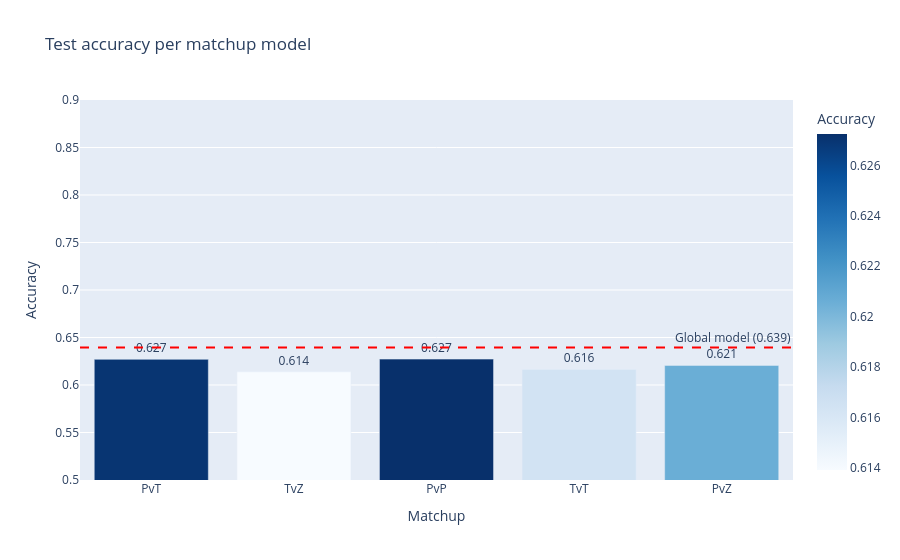

Write notebook code for a chart like this one.
### Markdown cell above
---
## Step 7 - Compare all matchup models

### Code cell
results_df = pd.DataFrame(matchup_results).sort_values("test_auc", ascending=False)
print(results_df.to_string(index=False))

fig = px.bar(
    results_df[results_df["matchup"] != "global"],
    x="matchup", y="test_acc", text="test_acc",
    title="Test accuracy per matchup model",
    labels={"matchup": "Matchup", "test_acc": "Accuracy"},
    color="test_acc", color_continuous_scale="Blues",
    range_y=[0.5, 0.9],
)
fig.add_hline(y=acc_g, line_dash="dash", line_color="red",
              annotation_text=f"Global model ({acc_g:.3f})")
fig.update_traces(texttemplate="%{text:.3f}", textposition="outside")
fig.show()

### Figure 1 — Plotly figure (JSON) as saved in the notebook; plotly's stock layout.template omitted (floating-point values rounded to 4 significant figures)
{"data": [{"hovertemplate": "Matchup=%{x}<br>Accuracy=%{marker.color}<extra></extra>", "legendgroup": "", "marker": {"color": [0.627, 0.6139, 0.6272, 0.6164, 0.6206], "coloraxis": "coloraxis", "pattern": {"shape": ""}}, "name": "", "orientation": "v", "showlegend": false, "text": [0.627, 0.6139, 0.6272, 0.6164, 0.6206], "textposition": "outside", "texttemplate": "%{text:.3f}", "type": "bar", "x": ["PvT", "TvZ", "PvP", "TvT", "PvZ"], "xaxis": "x", "y": [0.627, 0.6139, 0.6272, 0.6164, 0.6206], "yaxis": "y"}], "layout": {"annotations": [{"showarrow": false, "text": "Global model (0.639)", "x": 1, "xanchor": "right", "xref": "x domain", "y": 0.6395, "yanchor": "bottom", "yref": "y"}], "barmode": "relative", "coloraxis": {"colorbar": {"title": {"text": "Accuracy"}}, "colorscale": [[0, "rgb(247,251,255)"], [0.125, "rgb(222,235,247)"], [0.25, "rgb(198,219,239)"], [0.375, "rgb(158,202,225)"], [0.5, "rgb(107,174,214)"], [0.625, "rgb(66,146,198)"], [0.75, "rgb(33,113,181)"], [0.875, "rgb(8,81,156)"], [1, "rgb(8,48,107)"]]}, "legend": {"tracegroupgap": 0}, "shapes": [{"line": {"color": "red", "dash": "dash"}, "type": "line", "x0": 0, "x1": 1, "xref": "x domain", "y0": 0.6395, "y1": 0.6395, "yref": "y"}], "title": {"text": "Test accuracy per matchup model"}, "xaxis": {"anchor": "y", "domain": [0, 1], "title": {"text": "Matchup"}}, "yaxis": {"anchor": "x", "domain": [0, 1], "range": [0.5, 0.9], "title": {"text": "Accuracy"}}}}
